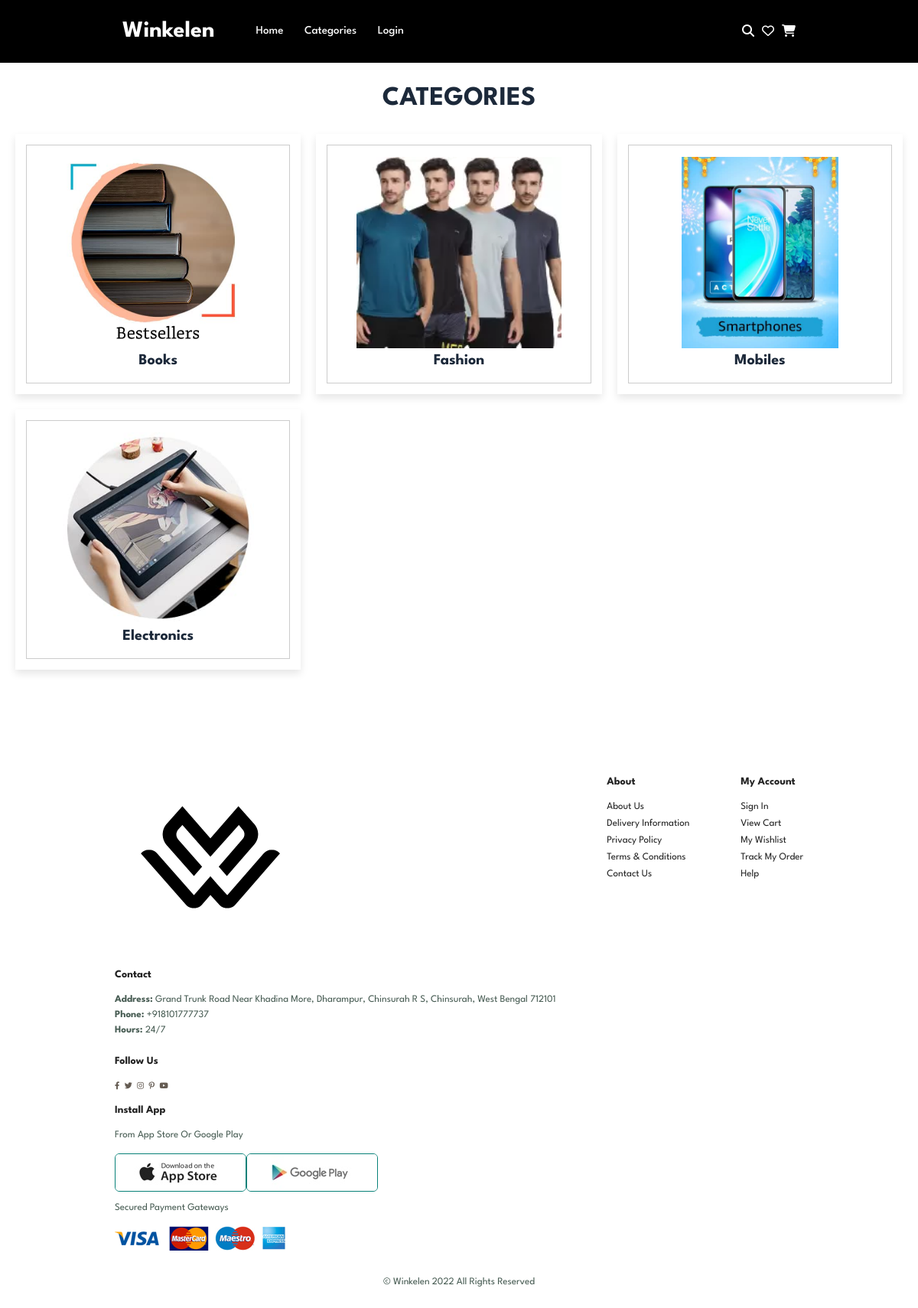
The app's page /html/category.php with its own data.
### tables this page shows
CREATE TABLE `category` (
  `category_id` int(10) NOT NULL,
  `category_name` varchar(255) NOT NULL,
  `category_img` varchar(255) NOT NULL
);

### html/category.php (the view, shortened to what this page needs)
<?php
include('../database/dbcon.php');
?>
<!DOCTYPE html>
<html lang="en">
<head>
    <link rel="stylesheet" href="../css/category.css">
    <link rel="stylesheet" href="https://cdnjs.cloudflare.com/ajax/libs/font-awesome/6.2.0/css/all.min.css"
 />
</head>
<body>
        <?php
include "header.php";
?>
    <div class="container">
        <h3 class="title">Categories</h3>
        <div class="product-container">
        <?php
        $result= mysqli_query($conn, "SELECT * FROM category");
        while($row=mysqli_fetch_array($result)){
        ?>
            <a href="<?php printf('%s?category_id=%s','./product-list.php',$row['category_id']); ?>">
                <div class="product">
                    <img src="<?php echo $row['category_img']; ?>" alt="">
                    <h3><?php echo $row['category_name']; ?></h3>
                </div>
            </a>
            <?php } ?>
        </div>
    </div>
    <footer class="section-p1">
        <div class="col">
            <div class="logoicon">
                <img class="logo" src="../images/index/logo.png" height="250" alt="">
            </div>
            <h4>Contact</h4>
            <p><strong>Address: </strong> Grand Trunk Road Near Khadina More, Dharampur, Chinsurah R S, Chinsurah, West
                Bengal 712101</p>
            <p><strong>Phone: </strong>+918101777737</p>
            <p><strong>Hours: </strong>24/7</p>
            <div class="follow">
                <h4>Follow Us</h4>
                <div class="icon">
                    <i class="fa-brands fa-facebook-f"></i>
                    <i class="fa-brands fa-twitter"></i>
                    <i class="fa-brands fa-instagram"></i>
                    <i class="fa-brands fa-pinterest-p"></i>
                    <i class="fa-brands fa-youtube"></i>
                </div>
            </div>
        </div>
        <div class="col">
            <h4>About</h4>
            <a href="../html/about.php">About Us</a>
            <a href="#">Delivery Information</a>
            <a href="#">Privacy Policy</a>
            <a href="#">Terms & Conditions</a>
            <a href="../html/contactUs.php">Contact Us</a>
        </div>
        <div class="col">
            <h4>My Account</h4>
            <a href="../html/form.html">Sign In</a>
            <a href="#">View Cart</a>
            <a href="#">My Wishlist</a>
            <a href="#">Track My Order</a>
            <a href="../html/contactUs.php">Help</a>
        </div>
        <div class="col install">
            <h4>Install App</h4>
            <p>From App Store or Google Play</p>
            <div class="row">
                <img src="../images/index/app.jpg" alt="">
                <img src="../images/index/play.jpg" alt="">
            </div>
            <p>Secured Payment Gateways</p>
            <img src="../images/index/pay.png" alt="">
        </div>
        <div class="copyright">
            <p>&copy; Winkelen 2022 All rights reserved</p>
        </div>
    </footer>
</body>
</html>

### css/category.css (style rules this page uses)
* { font-family: 'League Spartan', sans-serif; margin: 0; padding: 0; box-sizing: border-box; outline: none; border: none; text-decoration: none; transition: all .2s linear; text-transform: capitalize; }
p { font-size: 16px; color: #465b52; margin: 15px 0 20px 0; }
html { font-size: 62.5%; overflow-x: hidden; }
body { background: #fff; }
:before,:after { box-sizing: border-box; }
.row { display: flex; flex-wrap: wrap; }
a { text-decoration: none; }
.container { max-width: 1200px; margin: 0 auto; padding: 3rem 2rem; }
.container .title { font-size: 3.5rem; color: #1c293a; margin-bottom: 3rem; text-transform: uppercase; text-align: center; }
.container .product-container { display: grid; grid-template-columns: repeat(auto-fit, minmax(30rem, 1fr)); gap: 2rem; }
.container .product-container .product { text-align: center; padding: 3rem 2rem; background: #fff; box-shadow: 0 .5rem 1rem rgba(0, 0, 0, 0.1); outline: .1rem solid #ccc; outline-offset: -1.5rem; }
.container .product-container .product img { height: 25rem; }
.container .product-container .product h3 { padding: .5rem 0; font-size: 2rem; color: #1c293a; }
footer { margin: 7rem; display: flex; flex-wrap: wrap; justify-content: space-between; }
footer .col { display: flex; flex-direction: column; align-items: flex-start; margin-bottom: 20px; }
div .logoicon { position: relative; bottom: 20px; }
footer h4 { font-size: 14px; padding-bottom: 20px; }
footer p { font-size: 13px; margin: 0 0 8px 0; }
footer a { font-size: 13px; text-decoration: none; color: #222; margin-bottom: 10px; }
footer .follow { margin-top: 20px; }
footer .follow i { color: #645B52; padding-right: 4px; cursor: pointer; }
footer .install .row img { border: 1px solid #088178; border-radius: 6px; }
footer .install img { margin: 10px 0 15px 0; }
footer .copyright { width: 100%; text-align: center; }

### css/style.css (style rules this page uses)
* { margin: 0; padding: 0; box-sizing: border-box; font-family: 'League Spartan', sans-serif; }
h4 { font-size: 20px; color: #222222; }
p { font-size: 16px; color: #465b52; margin: 15px 0 20px 0; }
.section-p1 { padding: 40px 80px; }
:before,:after { box-sizing: border-box; }
.row { display: flex; flex-wrap: wrap; }
a { text-decoration: none; }
footer { display: flex; flex-wrap: wrap; justify-content: space-between; }
footer .col { display: flex; flex-direction: column; align-items: flex-start; margin-bottom: 20px; }
div .logoicon { position: relative; bottom: 20px; }
footer h4 { font-size: 14px; padding-bottom: 20px; }
footer p { font-size: 13px; margin: 0 0 8px 0; }
footer a { font-size: 13px; text-decoration: none; color: #222; margin-bottom: 10px; }
footer .follow { margin-top: 20px; }
footer .follow i { color: #645B52; padding-right: 4px; cursor: pointer; }
footer .install .row img { border: 1px solid #088178; border-radius: 6px; }
footer .install img { margin: 10px 0 15px 0; }
footer .copyright { width: 100%; text-align: center; }

### records on screen
category: category_img (picture), category_name "Books"
category: category_img (picture), category_name "Fashion"
category: category_img (picture), category_name "Mobiles"
category: category_img (picture), category_name "Electronics"
